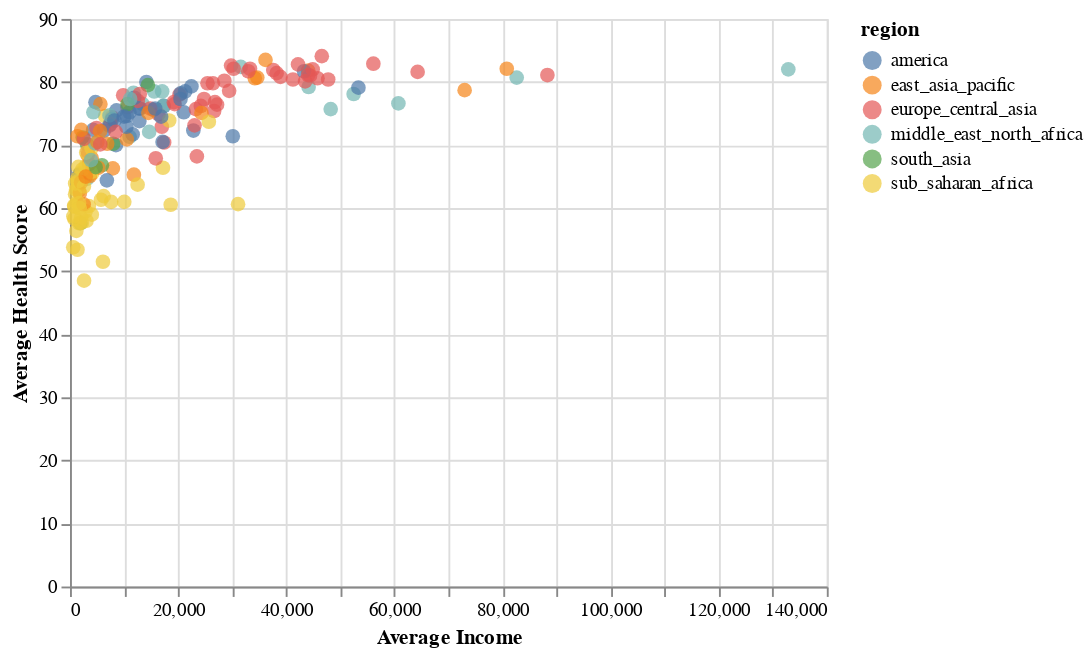

This figure's notebook cell:
### Markdown cell above
### Part 1.5 Add filter with bars (10 points)

Add a slider bar such that for a given value on the bar, we only show the data such that the population of the country is less than the value.

### Code cell
# Create slider
population_slider = alt.binding_range(
    name="Population Threshold",
    min=0,
    max=gapminder['population'].max(),
    step=1000000
)

# Create slider choices
slider_selection = alt.selection_single(
    fields=['population'],
    bind=population_slider,
    init={'population': gapminder['population'].max()}
)

# plot
test_chart = alt.Chart(gapminder).mark_circle(size=60).encode(
    x=alt.X('income:Q', title='Average Income'),
    y=alt.Y('health:Q', title='Average Health Score'),
    tooltip=['country:N', 'population:Q'],
    color='region:N'
).transform_filter(
    alt.datum.population < slider_selection.population
).add_selection(
    slider_selection
)

test_chart

### Figure 1 — Vega-Lite specification as saved in the notebook (floating-point values rounded to 4 significant figures; data arrays with more than 128 entries replaced by an {"elided": "..."} marker saying what was removed)
{"config": {"view": {"continuousWidth": 400, "continuousHeight": 300}}, "data": {"name": "data-ca24f9a7ec291df1ebdcde48d4b02821"}, "mark": {"type": "circle", "size": 60}, "encoding": {"color": {"field": "region", "type": "nominal"}, "tooltip": [{"field": "country", "type": "nominal"}, {"field": "population", "type": "quantitative"}], "x": {"field": "income", "title": "Average Income", "type": "quantitative"}, "y": {"field": "health", "title": "Average Health Score", "type": "quantitative"}}, "selection": {"selector008": {"type": "single", "fields": ["population"], "bind": {"input": "range", "max": 1376048943, "min": 0, "name": "Population Threshold", "step": 1000000}, "init": {"population": 1376048943}}}, "transform": [{"filter": "(datum.population < selector008.population)"}], "$schema": "https://vega.github.io/schema/vega-lite/v4.17.0.json", "datasets": {"data-ca24f9a7ec291df1ebdcde48d4b02821": {"elided": "187 records"}}}
